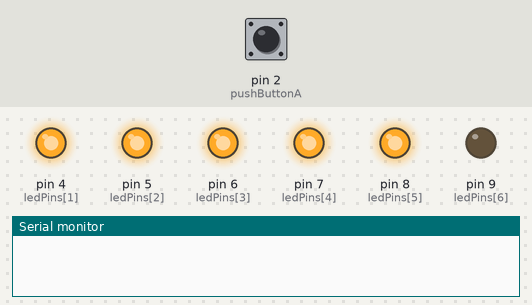
A sketch run on a simulated Arduino Uno, built with avr-gcc and run on an emulated ATmega328P. On the bench: output pins drawn as LEDs (lit = HIGH), the last lines printed to the serial monitor. Inputs (shaded band) come from the test bench; at power-on: pin 2 (pushButtonA) LOW. WiFi joins after 1.5 s; servers stay silent unless stated.

Above: at 1.2 s.
1.3 s: pin 2 (pushButtonA) pulled HIGH for 0.15 s
At 2.9 s:
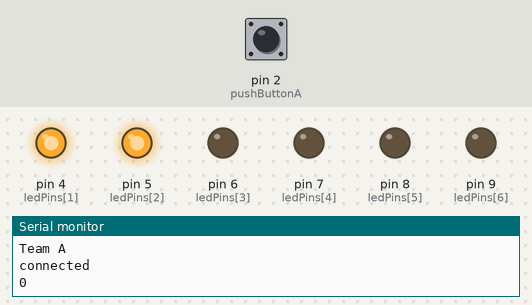
3.2 s: pin 2 (pushButtonA) pulled HIGH for 1 s
At 5.6 s:
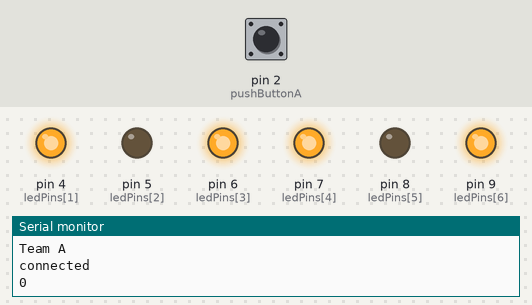
5.9 s: pin 2 (pushButtonA) pulled HIGH for 0.15 s
At 6.6 s:
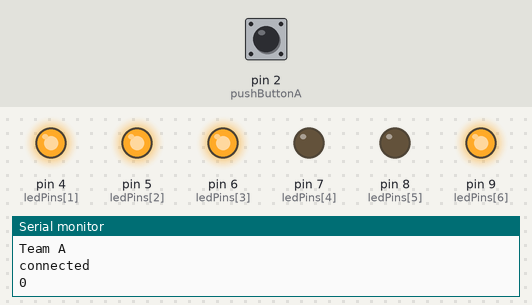
7.8 s: pin 2 (pushButtonA) pulled HIGH for 3.2 s
At 12.1 s:
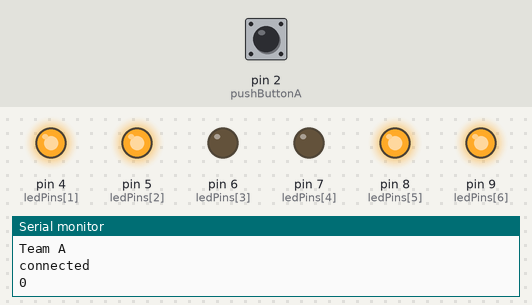
12.7 s: pin 2 (pushButtonA) pulled HIGH for 0.15 s
At 14.2 s:
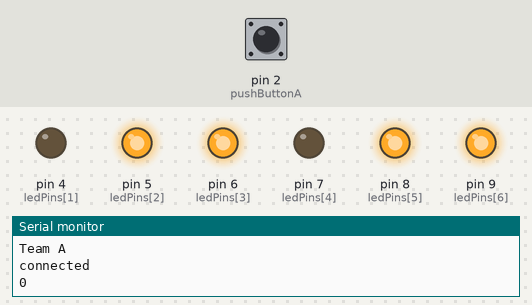
14.6 s: pin 2 (pushButtonA) pulled HIGH for 1 s
At 16.9 s:
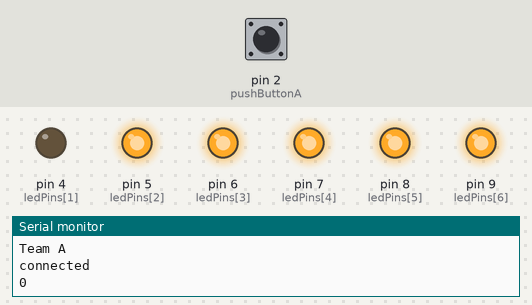
Timing chart, 0 to 18.3 s (numbered marks = the images above; inputs shaded):
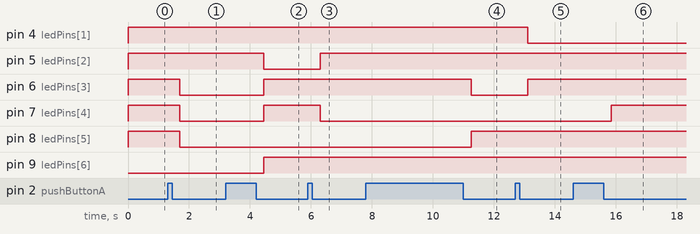

The sketch:

scoreboard.ino
```cpp
/*
 *Foosball scoreboard.
 *Tracks the scores of a foosball game.
 *
 *- Uses input from push button to register score
 *- Pushes score to an webserver
 *- Print's score to a 7 segment LED display
 *
 */

#include <SPI.h>
#include <Ethernet.h>


//Number of LED's segments
const int ledCount = 7;
int pushButtonA = 2;
int pushButtonB = 3;
int pinA = 13;
int pinB = 12;

int red_score = 0;
int blue_score = 0;

int buttonStateA = 0;
int buttonStateB = 0;

//Digitial output pins for LED display
//One Display
int ledPins[] = {
  3,4,5,6,7,8,9
};


byte seven_seg_digits[10][7] = {
  {
    1,1,1,1,1,1,0   }
  ,  // = 0
  {
    0,1,1,0,0,0,0   }
  ,  // = 1
  {
    1,1,0,1,1,0,1   }
  ,  // = 2
  {
    1,1,1,1,0,0,1   }
  ,  // = 3
  {
    0,1,1,0,0,1,1   }
  ,  // = 4
  {
    1,0,1,1,0,1,1   }
  ,  // = 5
  {
    1,0,1,1,1,1,1   }
  ,  // = 6
  {
    1,1,1,0,0,0,0   }
  ,  // = 7
  {
    1,1,1,1,1,1,1   }
  ,  // = 8
  {
    1,1,1,0,0,1,1   }
  ,  // = 9
};


byte mac[] = {
  0x90, 0xA2, 0xDA, 0x00, 0xF7, 0x28 };
IPAddress ip(192,168,137,10);
IPAddress server (192,168,137,1);
EthernetClient client;


// Variables will change:
int ledState = HIGH;         // the current state of the output pin
int lastButtonStateA = LOW;   // the previous reading from the input pin
int lastButtonStateB = LOW;

// the following variables are long's because the time, measured in miliseconds,
// will quickly become a bigger number than can be stored in an int.
long lastDebounceTime = 0;  // the last time the output pin was toggled
long debounceDelay = 50;    // the debounce time; increase if the output flickers

// the setup routine runs once when you press reset:
void setup() {
  // initialize serial communication at 9600 bits per second:

  for (int thisLed = 0; thisLed < ledCount; thisLed++) {
    pinMode(ledPins[thisLed], OUTPUT);
  }
  Serial.begin(9600);
  // make the pushbutton's pin an input:
  pinMode(pushButtonA, INPUT);
  pinMode(pushButtonB, INPUT);
  Ethernet.begin(mac,ip);
  displayScore(0, 3);
}

boolean pressedA = 1;
boolean pressedB = 1;
// the loop routine runs over and over again forever:
void loop() {
  // read the input pin:

  int readingA = digitalRead(pushButtonA);

  // check to see if you just pressed the button
  // (i.e. the input went from LOW to HIGH),  and you've waited
  // long enough since the last press to ignore any noise:

  // If the switch changed, due to noise or pressing:
  if (readingA != lastButtonStateA) {
    // reset the debouncing timer
    lastDebounceTime = millis();
  }

  if ((millis() - lastDebounceTime) > debounceDelay) {
    // whatever the reading is at, it's been there for longer
    // than the debounce delay, so take it as the actual current state:
    buttonStateA = readingA;
  }

  // set the LED using the state of the button:

  if(!buttonStateA){
    if(!pressedA){
      Serial.println("Team A");
      pressedA = HIGH;

      red_score ++;
      post_score_online(pushButtonA);
      displayScore(red_score, 3);
    }
  }
  else{
    pressedA = LOW;
  }
  // save the reading.  Next time through the loop,
  // it'll be the lastButtonState:
  lastButtonStateA = readingA;

  int readingB =0;
  // digitalRead(pushButtonB);

  // check to see if you just pressed the button
  // (i.e. the input went from LOW to HIGH),  and you've waited
  // long enough since the last press to ignore any noise:

  // If the switch changed, due to noise or pressing:
  if (readingB != lastButtonStateB) {
    // reset the debouncing timer
    lastDebounceTime = millis();
  }

  if ((millis() - lastDebounceTime) > debounceDelay) {
    // whatever the reading is at, it's been there for longer
    // than the debounce delay, so take it as the actual current state:
    buttonStateB = readingB;
  }

  // set the LED using the state of the button:

  if(!buttonStateB){
    if(!pressedB){
      Serial.println("Team B");

      blue_score ++;
      post_score_online(pushButtonB);
      pressedB = HIGH;
    }
  }
  else{
    pressedB = LOW;
  }
  // save the reading.  Next time through the loop,
  // it'll be the lastButtonState:
  lastButtonStateB = readingB;
}


/*
Post the scores online?
 */
void post_score_online(int teamID){

  // if you get a connection, report back via serial:
  if (client.connect(server, 80)) {
    Serial.println("connected");
    // Make a HTTP request:
    if(teamID==pushButtonA){
      char *scorestr = "      ";
      char *hdrstr = "GET /webserver/?team=r&score=";
      itoa(blue_score, scorestr, 10);
      //hdrstr.concat(scorestr);
      //client.println(scorestr);
      client.print("GET /webserver/?team=r&score=");
      client.println(scorestr);
      Serial.println(blue_score);
    }
    else{
      //String score = blue_score;

      char *scorestr = "      ";
      char *hdrstr = "GET /webserver/?team=r&score=";
      itoa(blue_score, scorestr, 10);
      //hdrstr.concat(scorestr);
      //client.println(scorestr);
      client.print("GET /webserver/?team=r&score=");
      client.println(scorestr);
      Serial.println(red_score);
    }
    client.println();
  }
  else {
    // if you didn't get a connection to the server:
    Serial.println("connection failed");
  }

  client.stop();
}

//Prints out the score to the LED display screen
void displayScore(byte digit, int startPin) {
  //Serial.println(digit);
  for (byte segCount = 0; segCount < 7; ++segCount) {
    digitalWrite(startPin, seven_seg_digits[digit][segCount]);
    //Serial.println(seven_seg_digits[digit][segCount]);
    ++startPin;
  }
}
```

Measured:
- after the input at 1.3 s, pin 6 (ledPins[3]), pin 7 (ledPins[4]), pin 8 (ledPins[5]): HIGH → LOW after 0.40 s
- after the input at 3.2 s, pin 5 (ledPins[2]): HIGH → LOW after 1.3 s; pin 6 (ledPins[3]), pin 7 (ledPins[4]), pin 9 (ledPins[6]): LOW → HIGH after 1.3 s
- after the input at 5.9 s, pin 5 (ledPins[2]): LOW → HIGH after 0.40 s; pin 7 (ledPins[4]): HIGH → LOW after 0.40 s
- after the input at 7.8 s, pin 6 (ledPins[3]): HIGH → LOW after 3.5 s; pin 8 (ledPins[5]): LOW → HIGH after 3.5 s
- after the input at 12.7 s, pin 4 (ledPins[1]): HIGH → LOW after 0.40 s; pin 6 (ledPins[3]): LOW → HIGH after 0.40 s
- after the input at 14.6 s, pin 7 (ledPins[4]): LOW → HIGH after 1.3 s
